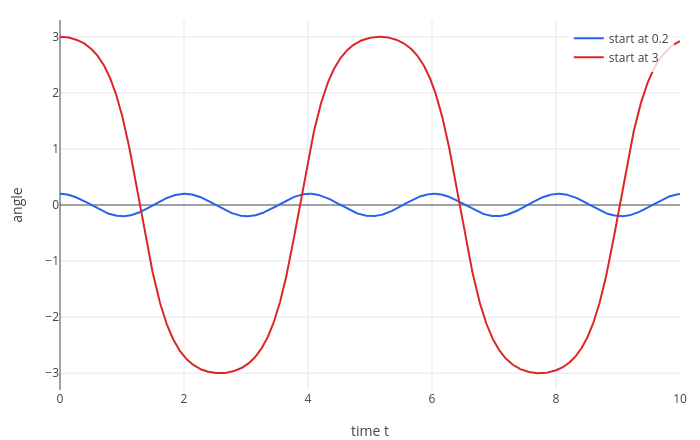

Notebook code for this chart:
### Markdown cell above
$\tfrac12 m l^2 \theta'^2 - m g l\cos\theta = T + V$. Conservation of energy is a consequence of the laws not changing in
time.

`motion(L, q, t, q0, v0, T)` solves the equations of motion straight from $L$. Release a pendulum ($g/l = 9.81$)
from rest at a small angle and at a large one, 3 radians (almost upside down):

### Code cell
small = motion(th'^2/2 + 9.81*cos(th), th, t, 0.2, 0, 10);
big = motion(th'^2/2 + 9.81*cos(th), th, t, 3, 0, 10);
p = legend(plot(small.t, small.q), "start at 0.2");
p = show(p, legend(plot(big.t, big.q), "start at 3"));
labels(p, "time t", "angle")

### Figure 1 — Plotly figure (JSON) as saved in the notebook; plotly's stock layout.template omitted (floating-point values rounded to 4 significant figures; data arrays with more than 128 entries replaced by an {"elided": "..."} marker saying what was removed)
{"data": [{"line": {"color": "#2563eb", "width": 2}, "mode": "lines", "name": "start at 0.2", "type": "scatter", "x": {"elided": "2002 float values"}, "y": {"elided": "2002 float values"}}, {"line": {"color": "#dc2626", "width": 2}, "mode": "lines", "name": "start at 3", "type": "scatter", "x": {"elided": "2002 float values"}, "y": {"elided": "2002 float values"}}], "layout": {"height": 440, "legend": {"bgcolor": "rgba(255,255,255,0.8)", "x": 0.99, "xanchor": "right", "y": 0.99, "yanchor": "top"}, "margin": {"b": 50, "l": 60, "r": 20, "t": 20}, "showlegend": true, "title": {"text": ""}, "width": 700, "xaxis": {"title": {"text": "time t"}, "zeroline": true}, "yaxis": {"range": [-3.3, 3.3], "title": {"text": "angle"}, "zeroline": true}}}
